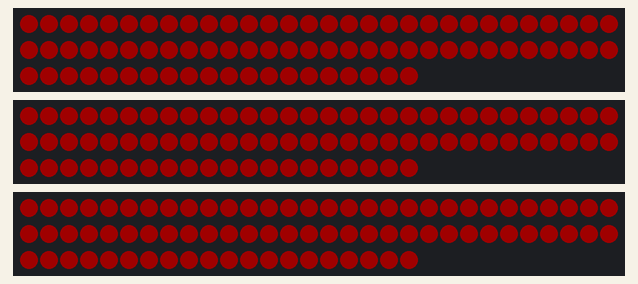
Simulated run of this sketch. Board: Arduino Uno, built with avr-gcc and run on an emulated ATmega328P. Parts: 3 × 80 RGB LEDs in strip order, left to right, continuing on the next row. Dim RGB values are drawn brighter than linear.

Above: at 2.1 s.
At 67.1 s:
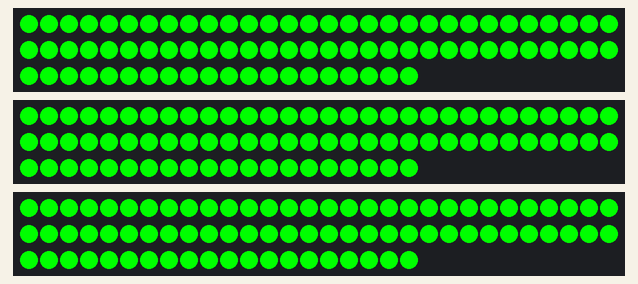

Measured:
- what the display in image 0 shows lasts 4.2 s, from 2.0 s to 6.2 s
- what the display in image 1 shows lasts 1.6 s, from 67.1 s to 68.7 s

The sketch:

epaLights.ino
```cpp
//Libraries required for interfacing with the LED strips
//These are compatible with the Arduino IDE
//https://github.com/adafruit/Adafruit_NeoPixel
//https://github.com/FastLED/FastLED
#include <Adafruit_NeoPixel.h>
#include <FastLED.h>

//BEFORE YOU BEGIN, CHECK WHICH STRIP IS BIG USED AND COUNT HOW MANY LEDS ARE ON THE STRIP

/////////////////////////////////////////////////////////////////////////////////////
//Definitions

#define NUM_LEDS 80//40//80   //total number of LEDs
#define RIGHT_PIN 6        //which microcontroller pin is sending the signal
#define LEFT_PIN 4//7
#define LEFT_P 5
#define RIGHT_P 7

//define the strip for the Adafruit_NeoPixel library
Adafruit_NeoPixel right_strip = Adafruit_NeoPixel(NUM_LEDS, RIGHT_PIN, NEO_GRB + NEO_KHZ800);
Adafruit_NeoPixel left_strip = Adafruit_NeoPixel(NUM_LEDS, LEFT_PIN, NEO_GRB + NEO_KHZ800);
Adafruit_NeoPixel right_s = Adafruit_NeoPixel(NUM_LEDS, RIGHT_P, NEO_GRB + NEO_KHZ800);
Adafruit_NeoPixel left_s = Adafruit_NeoPixel(NUM_LEDS, LEFT_P, NEO_GRB + NEO_KHZ800);

//create an array holding each led in the strip
CRGB leds[NUM_LEDS];


/////////////////////////////////////////////////////////////////////////////////////
//The following functions are implementation functions that style functions use to execute the pattern

//This function will assign a colour to an led based on which library functions are calling it
void setPixel(int Pixel, byte red, byte green, byte blue)
{
#ifdef ADAFRUIT_NEOPIXEL_H
  // NeoPixel
  left_strip.setPixelColor(Pixel, left_strip.Color(red, green, blue));
  right_strip.setPixelColor(Pixel, right_strip.Color(red, green, blue));
  left_s.setPixelColor(Pixel, left_s.Color(red, green, blue));
  right_s.setPixelColor(Pixel, right_s.Color(red, green, blue));
#endif

#ifndef ADAFRUIT_NEOPIXEL_H
  // FastLED
  leds[Pixel].r = red;
  leds[Pixel].g = green;
  leds[Pixel].b = blue;
#endif
}

//This function will send the signal to the strip based on which libary functions are calling it
void showStrip()
{
#ifdef ADAFRUIT_NEOPIXEL_H
  //NeoPixel
  right_strip.show();
  left_strip.show();
  right_s.show();
  left_s.show();
#endif

#ifndef ADAFRUIT_NEOPIXEL_H
  //FastLED
  FastLED.show();
#endif
}

//This function sets all leds in the strip to the same colour
void setAll(byte red, byte green, byte blue){
  for (int point = 0; point < NUM_LEDS; point++){
    setPixel(point, red, green, blue);
  }
  showStrip();
}


/////////////////////////////////////////////////////////////////////////////////////

// sends a wave down and back the strip
void pattern(int red, int green, int blue, int SpeedDelay){

 for( int loopin = 0; loopin < 3; loopin++){
  for (int i = 0; i < NUM_LEDS; i+=4){
    setPixel(i, red, green, blue);
    setPixel(i+1, red, green, blue);

  }
  showStrip();

  delay(SpeedDelay);
  setAll(0,0,0);
  showStrip();
  for (int i = 3; i < NUM_LEDS; i+=4){
    setPixel(i, red, green, blue);
    setPixel(i+1, red, green, blue);

  }
  showStrip();

  delay(SpeedDelay);
  setAll(0,0,0);
  showStrip();
 }
}


void pattern3(int red, int green, int blue, int SpeedDelay){

   for( int loopin = 0; loopin < round(4*4154/SpeedDelay); loopin++){

      setAll(red, green, blue);
      showStrip();

     delay(SpeedDelay);

      setAll(0, 0, 0);
      showStrip();

      delay(SpeedDelay);
   }
}


void setup() {

  //Neo pixel LED array initialization
  right_strip.begin();
  left_strip.begin();
//  right_s.begin();
  left_s.begin();

  //specify type of strip below. There are two robot sides with identical LEDs
  FastLED.addLeds<WS2812B, RIGHT_PIN, GRB>(leds, NUM_LEDS).setCorrection(TypicalLEDStrip);
  FastLED.addLeds<WS2812B, LEFT_PIN, GRB>(leds, NUM_LEDS).setCorrection(TypicalLEDStrip);
  FastLED.addLeds<WS2812B, RIGHT_P, GRB>(leds, NUM_LEDS).setCorrection(TypicalLEDStrip);
  FastLED.addLeds<WS2812B, LEFT_P, GRB>(leds, NUM_LEDS).setCorrection(TypicalLEDStrip);

  Serial.begin(9600);
}


void loop(){

  delay(2000);

   //tired
   //32,0,0
  pattern3(31, 0, 0, 4154);
  setAll(0,0,0);
  delay(2000);

  //happy
  //0,255,0
  pattern3(0, 255, 0, 1609);
  setAll(0,0,0);
  delay(2000);

  //excited
  //0,174,0
  pattern3(0, 174, 0, 300);
  setAll(0,0,0);
  delay(2000);

  //annoyed
  //62,0,0
  pattern3(64, 0, 0, 1828);
  setAll(0,0,0);
  delay(2000);

  //fear
  //57,0,0
  pattern3(54, 0, 0, 2958);
  setAll(0,0,0);
  delay(2000);

}
```
